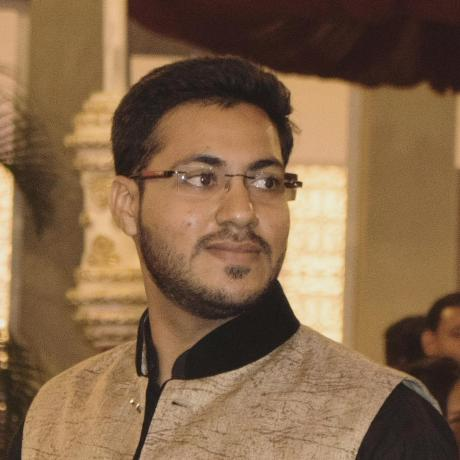
#> input picture assets/hemendra.jpeg, 460 x 460 px
$ jupyter execute --allow-errors 'DL001-Python Basics.ipynb'
#> lines starting #> are read from the running program, lines starting #| are printed output that depends on the picture
# Basic Data Types

## String

[cell 1]
course = 'Deep Learning - Basic To Advanced'
print(course)
print(type(course))

## Integer

[cell 2]
notebook_no = 1
print(notebook_no)
print(type(notebook_no))

## Float

[cell 3]
share_price = 17233.25
print(share_price)
print(type(share_price))

## Boolean

[cell 4]
is_notebook_opened = True
print(is_notebook_opened)
print(type(is_notebook_opened))

# Other Data Structures

## List

[cell 5]
topics = [
    'Python Basics',
    'Expert Systems - 6 Jars',
    'Vectors and Matrices'
]

[cell 6]
print(topics)
print(type(topics))
print(dir(topics))

[cell 7]
# Accessing elements
print(topics[0])
print(topics[0:2])
print(topics[-1]) # Last element
print(topics[::-1]) # Reverse the list

[cell 8]
# Copy
new_topics = topics
topics[0] += ' - Data Types, etc'
print(topics)
print(new_topics)

# Deep Copy
print('----Deep Copy----')
new_topics = list(topics)
topics[0] = 'Python Basics'
print(topics)
print(new_topics)

[cell 9]
print(len(topics))

[cell 10]
# Adding two lists
next_topics = [
    'MP Neuron',
    'Perceptron',
    'Sigmoid Neuron'
]

all_topics = topics + next_topics
print(all_topics)

topics.extend(next_topics)
print(topics)

[cell 11]
print(list(range(5)))

### Lambda Function

[cell 12]
a = list(range(10))
b = list(map(lambda x: x**2, a))
print(a)
print(b)

[cell 13]
c = list(filter(lambda x: x%2 == 0 , a))
print(c)

## Tuple

[cell 14]
details = (
    'India',
    'Software Engineer',
    'Cloud Computing'
)

print(details)
print(type(details))
print(dir(details))

### Difference b/w List and Tuple

[cell 15]
# details[0] = 'Rajasthan, India'
# TypeError: 'tuple' object does not support item assignment

### Which is faster List or Tuple?

- Tuples are stored in a single block of memory. Tuples are immutable so, It doesn't require extra space to store new objects.
- Lists are allocated in two blocks: the fixed one with all the Python object information and a variable sized block for the data.
- It is the reason creating a tuple is faster than List.

[cell 16]
import time

squared_function = lambda x: (x**2) + (x^5) + 10
my_list = list(range(1000000))
my_tuple = tuple(range(1000000))

[cell 17]
tic = time.time()
my_list_squared = map(squared_function, my_list)
toc = time.time()
print(f'Time consumed in List: {toc-tic}')

[cell 18]
tic = time.time()
my_tuple_squared = map(squared_function, my_tuple)
toc = time.time()
print(f'Time consumed in Tuple: {toc-tic}')

## Set

[cell 19]
my_set = {1, 2, 3, 1, 2, 4, 5, 6, 6, 7, 8}
print(my_set)
print(type(my_set))
print(dir(my_set))

[cell 20]
my_set = set(my_list)
print(type(my_set))

## Dictionary

[cell 21]
my_details = {
    'name': 'Hemendra',
    'location': 'India',
    'hobby': 'Travelling'
}

print(my_details)
print(type(my_details))
print(dir(my_details))

[cell 22]
print(my_details['name'])
my_details['name'] = 'Hemendra Singh Rajawat'
print(my_details)
print(my_details['name'])

[cell 23]
print(my_details.items())
print(my_details.keys())
print(my_details.values())

for key, value in my_details.items():
    print(f'Key: {key}, value: {value}')

[cell 24]
diff_dt_dict = {
    1: 'India',
    'location': True,
    2.0: 123
}

print(diff_dt_dict[1])
print(diff_dt_dict['location'])
print(diff_dt_dict[2.0])

# If/Else Block

[cell 25]
if is_notebook_opened:
    print(f'Notebook for course: "{course}" is opened')

[cell 26]
if share_price > 15000:
    print('Share price is more then 15K')
elif share_price <15000:
    print('Share price is less than 15K')
else:
    print('Share price is 15K')

# For Block

[cell 27]
for i in range(5):
    print(i, i**2)

#> (a cell that did not finish here is left out)

# Functions

[cell 29]
def square(x):
    '''Returns the squared value of the provided number'''
    return x**2

[cell 30]
square(10)

#> (a cell that did not finish here is left out)

[cell 32]
help(square)

# Python Packages

[cell 33]
import math

a = math.sqrt(100)
print(a)

b = math.pow(10, 10)
print(b)

c = math.factorial(10)
print(c)

[cell 34]
import sys
sys.path.insert(0, '..')

from packages.demo import hello

hello('Hemendra')
#> (this line was passed over: packages is not available in this run)

# File Handling

#> (a cell that did not finish here is left out)

#> (a cell that did not finish here is left out)

#> (a cell that did not finish here is left out)

#> (a cell that did not finish here is left out)

# Class

[cell 39]
class MobilePhone:
    def __init__(self, name, is_android=True, screen_size=4.3, rating=-1):
        self.name = name
        self.is_android = is_android
        self.screen_size = screen_size
        self.rating = rating

    def has_rating(self):
        return self.rating > -1

    def __str__(self):
        return f'{self.name} with {self.screen_size} screensize'

[cell 40]
phone1 = MobilePhone('Samsung S21', screen_size=6.5)
print(phone1)
print(phone1.name, phone1.is_android, phone1.screen_size)
print(type(phone1))

## Inheritance

[cell 41]
class iPhone(MobilePhone):
    def __init__(self, name, screen_size=4.3, rating=-1):
        super().__init__(name, is_android=False, screen_size=screen_size, rating=rating)

[cell 42]
new_iPhone = iPhone('Apple iPhone 13', 6)
print(new_iPhone)
print(new_iPhone.is_android)

# Numpy

[cell 43]
import numpy as np

[cell 44]
x = np.array([1, 2, 3, 4])
print(x)
print(type(x))

[cell 45]
# Converting list to numpy array
x = np.asarray(topics)
print(x)
print(type(x))

[cell 46]
x = np.asarray(range(10), dtype=float)
print(x)
print(x.shape)

[cell 47]
# 2-D array

x = np.array([[1, 2, 3], [4, 5, 6]])
print(x)
print(x.shape)
print(x[0, 2]) # 1st row, 3rd element

[cell 48]
x = np.random.randint(1, 10, (5, 6))
print(x)
print('---------')
print(x[0:3, :])

[cell 49]
print(np.zeros((3, 4)))

[cell 50]
print(np.ones((3, 4)))

[cell 51]
print(np.eye(4, 4)) # Indentity matrix

[cell 52]
print(np.random.random((3, 4)))

[cell 53]
print(np.random.randn(3, 4)) # Return a sample (or samples) from the "standard normal" distribution.

[cell 54]
print(np.random.rand(4, 5))

[cell 55]
# Transpose
x = np.random.randn(2, 4)
print(x)
print(x.T)

[cell 56]
# Reshape
x = np.random.randn(3, 5)
print(x.reshape(15, 1))

[cell 57]
a = np.arange(5)
print(a, a+4)

[cell 58]
a = np.ones((3, 4))
b = np.ones((4, 5))

c = np.dot(a, b)
print(c)
print(c.shape)

[cell 59]
x = np.arange(6).reshape((2, 3))
print(x)

[cell 60]
print(x.sum())
print(x.sum(axis=0))
print(x.sum(axis=1))

[cell 61]
print(x.max())

# Pandas

[cell 62]
import pandas as pd

#> (the rest of this cell did not finish here and is left out)

# Plotting

[cell 63]
import matplotlib.pyplot as plt

x = np.random.random((10, 1))

plt.plot(x)
plt.show()
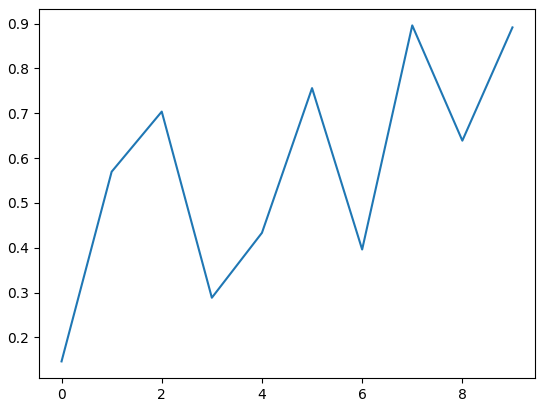
#> figure drawn by matplotlib, 1 panel; curve peaks at x = 7, y = 0.896

[cell 64]
x = np.random.random((5, 3))

plt.plot(x)
plt.show()
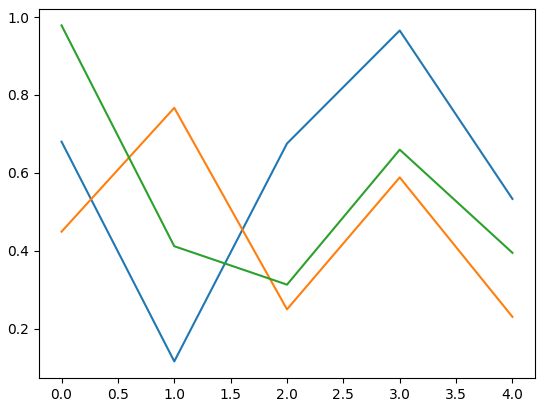
#> figure drawn by matplotlib, 1 panel

[cell 65]
x = np.linspace(-10, 10, 100)
y = np.power(x, 2)

plt.plot(x, y, '*')
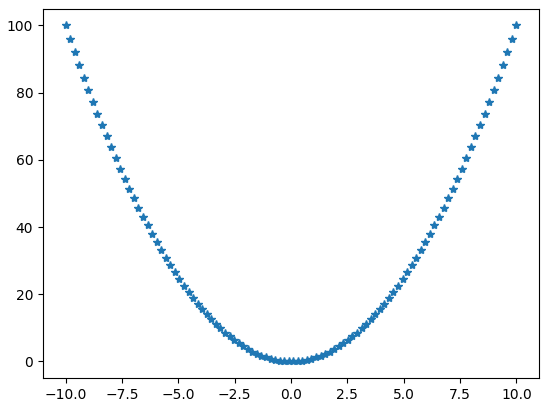
#> figure drawn by matplotlib, 1 panel; curve peaks at x = -10, y = 100

## Using Seaborn

[cell 66]
import seaborn as sns
sns.set()

#> (the rest of this cell did not finish here and is left out)

#> (a cell that did not finish here is left out)

#> (a cell that did not finish here is left out)

[cell 69]
x = np.random.rand(10, 12)

ax = sns.heatmap(x)
plt.plot()
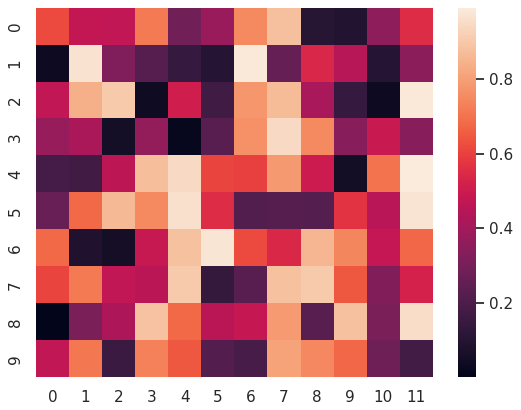
#> figure drawn by matplotlib, 2 panels

[cell 70]
ax = sns.heatmap(x, cmap='YlGnBu')
plt.plot()
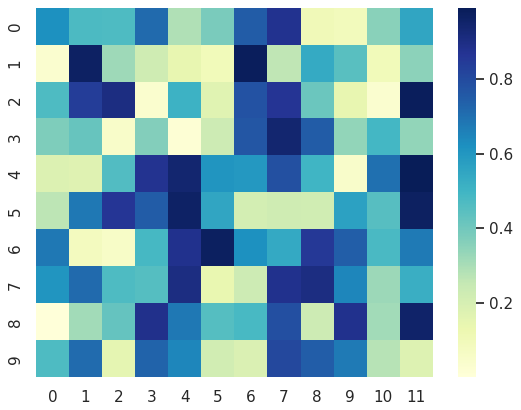
#> figure drawn by matplotlib, 2 panels

## Plot Image

[cell 71]
import matplotlib.image as mpimg

img = mpimg.imread('../assets/hemendra.jpeg')
#> img is the input picture: shape (460, 460, 3); mean R, G, B 131.3, 101.6, 72.4

print(img)
